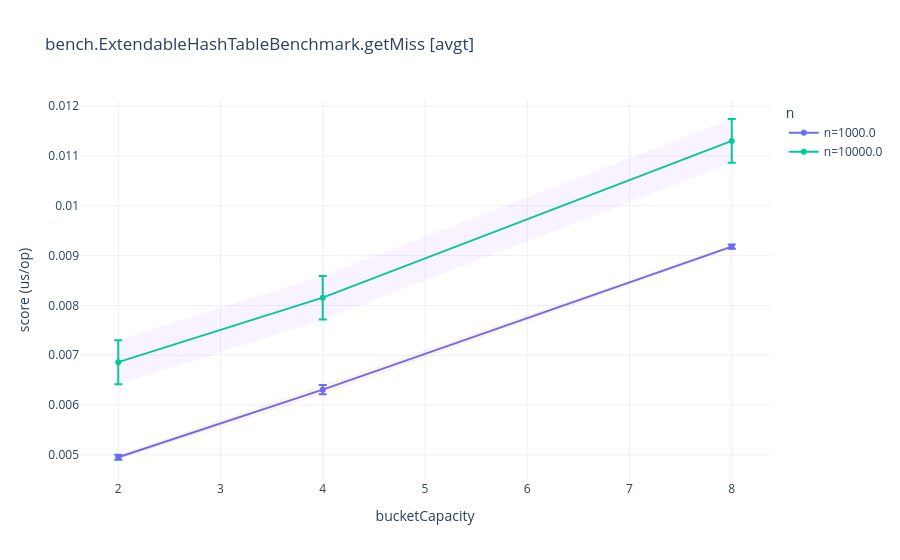

Notebook source saved alongside this figure:
### Markdown cell above
### bench.ExtendableHashTableBenchmark.getMiss
**mode**: `avgt`

### Code cell
g = df[(df['benchmark'] == "bench.ExtendableHashTableBenchmark.getMiss") & (df['mode'] == "avgt")].copy()
fig, x_param, series_param, varying = build_chart(g, "bench.ExtendableHashTableBenchmark.getMiss [avgt]")
fig.show()
table_cols = ['benchmark', 'mode'] + [c for c in param_cols if c in g.columns] + ['score', 'scoreError', 'ciLow', 'ciHigh', 'unit']
display(g[table_cols].sort_values(table_cols[:2]).reset_index(drop=True))

### Figure 1 — Plotly figure (JSON) as saved in the notebook; plotly's stock layout.template omitted (floating-point values rounded to 4 significant figures)
{"data": [{"error_y": {"array": [4.797e-05, 9.37e-05, 4.511e-05], "type": "data", "visible": true}, "mode": "lines+markers", "name": "n=1000.0", "type": "scatter", "x": [2.0, 4.0, 8.0], "y": [0.004951, 0.006309, 0.009181]}, {"fill": "toself", "hoverinfo": "skip", "line": {"width": 0}, "mode": "lines", "opacity": 0.15, "showlegend": false, "type": "scatter", "x": [2.0, 4.0, 8.0, 8.0, 4.0, 2.0], "y": [0.004999, 0.006402, 0.009226, 0.009135, 0.006215, 0.004904]}, {"error_y": {"array": [0.0004418, 0.0004363, 0.0004395], "type": "data", "visible": true}, "mode": "lines+markers", "name": "n=10000.0", "type": "scatter", "x": [2.0, 4.0, 8.0], "y": [0.006861, 0.008156, 0.0113]}, {"fill": "toself", "hoverinfo": "skip", "line": {"width": 0}, "mode": "lines", "opacity": 0.15, "showlegend": false, "type": "scatter", "x": [2.0, 4.0, 8.0, 8.0, 4.0, 2.0], "y": [0.007303, 0.008592, 0.01174, 0.01086, 0.007719, 0.006419]}], "layout": {"legend": {"title": {"text": "n"}}, "title": {"text": "bench.ExtendableHashTableBenchmark.getMiss [avgt]"}, "xaxis": {"title": {"text": "bucketCapacity"}}, "yaxis": {"title": {"text": "score (us/op)"}}}}
